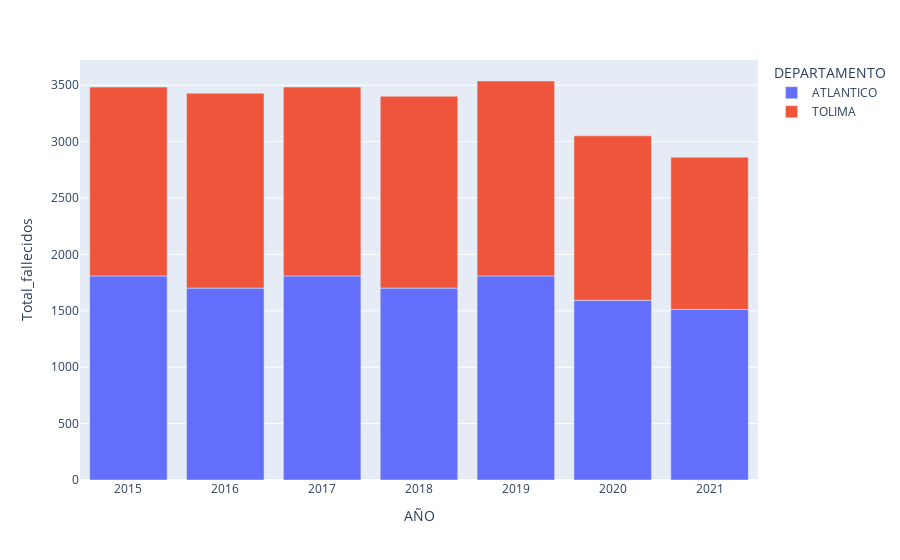

Notebook cell for this chart:
### Code cell
fallecidos_copy = fallecidos_dane.copy()
fallecidos_dep =fallecidos_copy[fallecidos_copy['DEPARTAMENTO'].isin(['TOLIMA', 'ATLANTICO'])]
fal_dane_anio = fallecidos_dep.groupby(["anio", 'DEPARTAMENTO']).size().reset_index()
fal_dane_anio.columns= ["AÑO", 'DEPARTAMENTO', "Total_fallecidos"]
fal_dane_anio

fig = px.bar(fal_dane_anio,x="AÑO",y="Total_fallecidos" , color='DEPARTAMENTO')
fig.show()

### Figure 1 — Plotly figure (JSON) as saved in the notebook; plotly's stock layout.template omitted (floating-point values rounded to 4 significant figures)
{"data": [{"alignmentgroup": "True", "hovertemplate": "DEPARTAMENTO=ATLANTICO<br>AÑO=%{x}<br>Total_fallecidos=%{y}<extra></extra>", "legendgroup": "ATLANTICO", "marker": {"color": "#636efa", "pattern": {"shape": ""}}, "name": "ATLANTICO", "offsetgroup": "ATLANTICO", "orientation": "v", "showlegend": true, "textposition": "auto", "type": "bar", "x": [2015, 2016, 2017, 2018, 2019, 2020, 2021], "xaxis": "x", "y": [1809, 1701, 1809, 1701, 1809, 1593, 1512], "yaxis": "y"}, {"alignmentgroup": "True", "hovertemplate": "DEPARTAMENTO=TOLIMA<br>AÑO=%{x}<br>Total_fallecidos=%{y}<extra></extra>", "legendgroup": "TOLIMA", "marker": {"color": "#EF553B", "pattern": {"shape": ""}}, "name": "TOLIMA", "offsetgroup": "TOLIMA", "orientation": "v", "showlegend": true, "textposition": "auto", "type": "bar", "x": [2015, 2016, 2017, 2018, 2019, 2020, 2021], "xaxis": "x", "y": [1674, 1728, 1674, 1701, 1728, 1458, 1350], "yaxis": "y"}], "layout": {"barmode": "relative", "legend": {"title": {"text": "DEPARTAMENTO"}, "tracegroupgap": 0}, "margin": {"t": 60}, "xaxis": {"anchor": "y", "domain": [0, 1], "title": {"text": "AÑO"}}, "yaxis": {"anchor": "x", "domain": [0, 1], "title": {"text": "Total_fallecidos"}}}}
